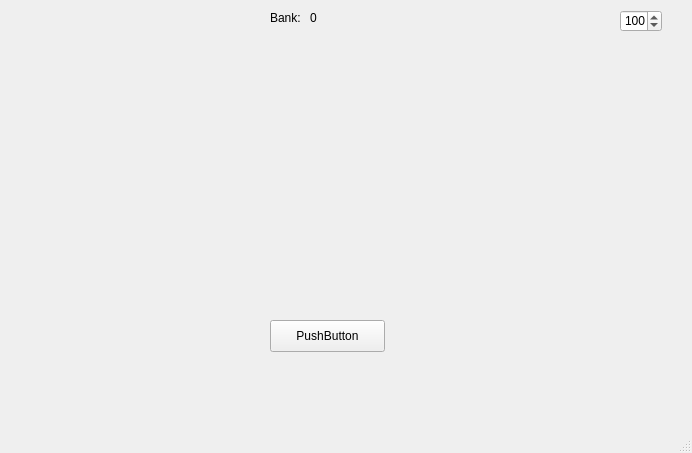
<?xml version="1.0" encoding="UTF-8"?>
<ui version="4.0">
 <class>CrapsMainWindow</class>
 <widget class="QMainWindow" name="CrapsMainWindow">
  <property name="geometry">
   <rect>
    <x>0</x>
    <y>0</y>
    <width>692</width>
    <height>453</height>
   </rect>
  </property>
  <property name="windowTitle">
   <string>MainWindow</string>
  </property>
  <widget class="QWidget" name="centralwidget">
   <widget class="QPushButton" name="rollButton">
    <property name="geometry">
     <rect>
      <x>270</x>
      <y>320</y>
      <width>115</width>
      <height>32</height>
     </rect>
    </property>
    <property name="text">
     <string>PushButton</string>
    </property>
   </widget>
   <widget class="QLabel" name="die1UI">
    <property name="geometry">
     <rect>
      <x>110</x>
      <y>40</y>
      <width>181</width>
      <height>171</height>
     </rect>
    </property>
    <property name="text">
     <string/>
    </property>
    <property name="pixmap">
     <pixmap resource="crapsResources.qrc">:/dieImages/6</pixmap>
    </property>
   </widget>
   <widget class="QLabel" name="die2UI">
    <property name="geometry">
     <rect>
      <x>380</x>
      <y>40</y>
      <width>181</width>
      <height>181</height>
     </rect>
    </property>
    <property name="text">
     <string/>
    </property>
    <property name="pixmap">
     <pixmap resource="crapsResources.qrc">:/dieImages/5</pixmap>
    </property>
   </widget>
   <widget class="QLabel" name="currentBankValueUI">
    <property name="geometry">
     <rect>
      <x>310</x>
      <y>10</y>
      <width>58</width>
      <height>16</height>
     </rect>
    </property>
    <property name="text">
     <string>0</string>
    </property>
   </widget>
   <widget class="QSpinBox" name="UserBetBox">
    <property name="geometry">
     <rect>
      <x>620</x>
      <y>10</y>
      <width>42</width>
      <height>22</height>
     </rect>
    </property>
    <property name="maximum">
     <number>1000</number>
    </property>
    <property name="singleStep">
     <number>100</number>
    </property>
    <property name="value">
     <number>100</number>
    </property>
   </widget>
   <widget class="QLabel" name="label">
    <property name="geometry">
     <rect>
      <x>270</x>
      <y>10</y>
      <width>31</width>
      <height>16</height>
     </rect>
    </property>
    <property name="text">
     <string>Bank:</string>
    </property>
   </widget>
   <widget class="QLabel" name="BankChecker">
    <property name="geometry">
     <rect>
      <x>10</x>
      <y>370</y>
      <width>261</width>
      <height>41</height>
     </rect>
    </property>
    <property name="text">
     <string/>
    </property>
   </widget>
  </widget>
  <widget class="QMenuBar" name="menubar">
   <property name="geometry">
    <rect>
     <x>0</x>
     <y>0</y>
     <width>692</width>
     <height>20</height>
    </rect>
   </property>
  </widget>
  <widget class="QStatusBar" name="statusbar"/>
 </widget>
 <resources>
  <include location="crapsResources.qrc"/>
 </resources>
 <connections/>
</ui>
